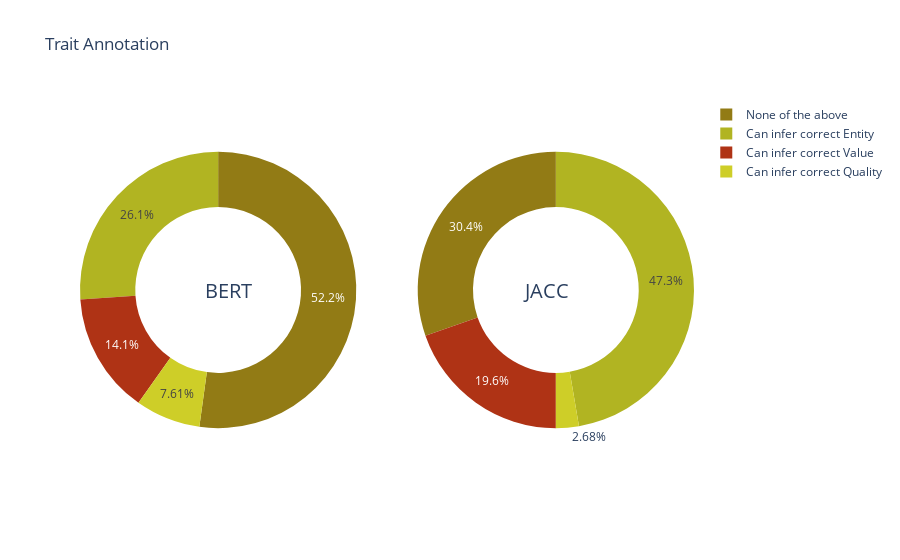

The cell this chart's notebook holds for it:
### Code cell
labels = ['None of the above', 'Can infer correct Entity', 'Can infer correct Quality', 'Can infer correct Value']

cafe_colors =  ['rgb(146, 123, 21)', 'rgb(177, 180, 34)', 'rgb(206, 206, 40)',
                'rgb(175, 51, 21)', 'rgb(35, 36, 21)']

# Create subplots: use 'domain' type for Pie subplot
fig = make_subplots(rows=1, cols=2, specs=[[{'type':'domain'}, {'type':'domain'}]])
fig.add_trace(go.Pie(labels=labels, 
                     values=df_plot.groupby(["SIM"]).sum()[labels].iloc[0].values,
                     name="Bert Similarity",
                     marker_colors=cafe_colors),
              1, 1)
fig.add_trace(go.Pie(labels=labels, 
                     values=df_plot.groupby(["SIM"]).sum()[labels].iloc[1].values,
                     name="Jaccard Similarity",
                     marker_colors=cafe_colors),
              1, 2)

# Use `hole` to create a donut-like pie chart
fig.update_traces(hole=.6, hoverinfo="label+percent+name")

fig.update_layout(
    title_text="Trait Annotation",
    # Add annotations in the center of the donut pies.
    annotations=[dict(text='BERT', x=0.2, y=0.5, font_size=20, showarrow=False),
                 dict(text='JACC', x=0.8, y=0.5, font_size=20, showarrow=False)])
fig.show()

### Figure 1 — Plotly figure (JSON) as saved in the notebook; plotly's stock layout.template omitted (floating-point values rounded to 4 significant figures)
{"data": [{"domain": {"x": [0, 0.45], "y": [0, 1]}, "hole": 0.6, "hoverinfo": "label+percent+name", "labels": ["None of the above", "Can infer correct Entity", "Can infer correct Quality", "Can infer correct Value"], "marker": {"colors": ["rgb(146, 123, 21)", "rgb(177, 180, 34)", "rgb(206, 206, 40)", "rgb(175, 51, 21)", "rgb(35, 36, 21)"]}, "name": "Bert Similarity", "type": "pie", "values": [96, 48, 14, 26]}, {"domain": {"x": [0.55, 1], "y": [0, 1]}, "hole": 0.6, "hoverinfo": "label+percent+name", "labels": ["None of the above", "Can infer correct Entity", "Can infer correct Quality", "Can infer correct Value"], "marker": {"colors": ["rgb(146, 123, 21)", "rgb(177, 180, 34)", "rgb(206, 206, 40)", "rgb(175, 51, 21)", "rgb(35, 36, 21)"]}, "name": "Jaccard Similarity", "type": "pie", "values": [34, 53, 3, 22]}], "layout": {"annotations": [{"font": {"size": 20}, "showarrow": false, "text": "BERT", "x": 0.2, "y": 0.5}, {"font": {"size": 20}, "showarrow": false, "text": "JACC", "x": 0.8, "y": 0.5}], "title": {"text": "Trait Annotation"}}}
